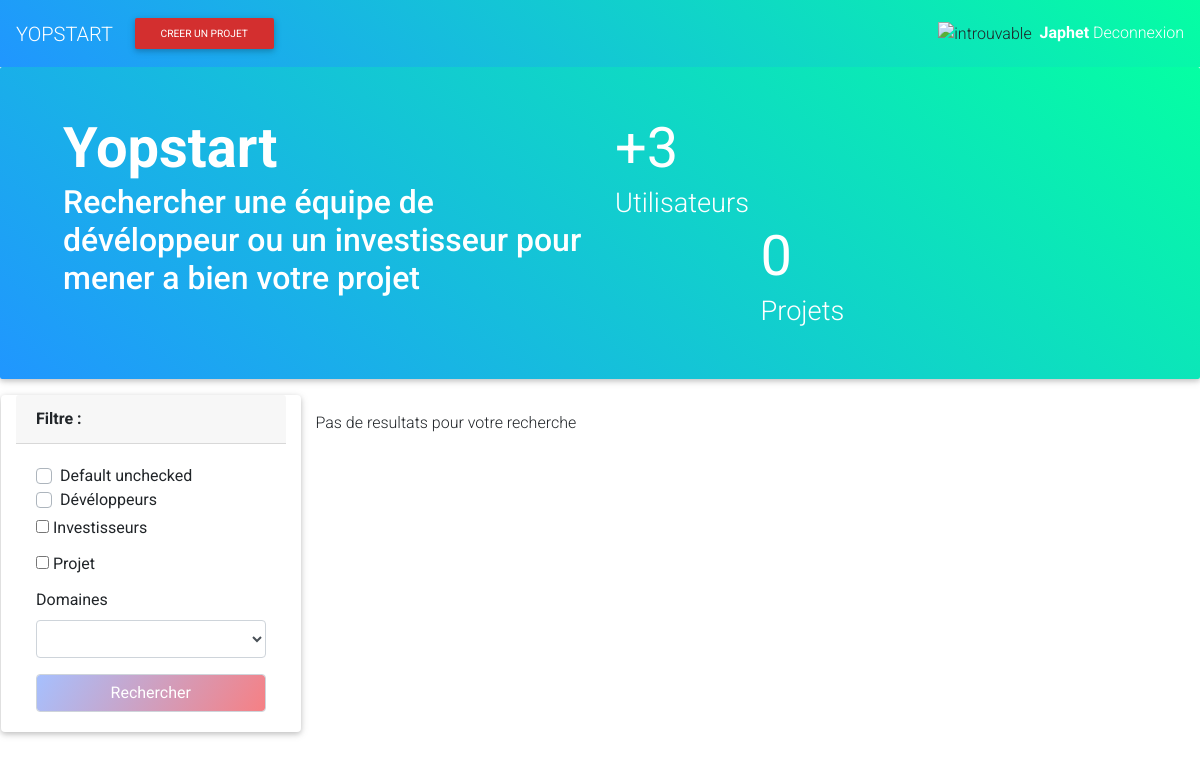
/home/ (signed in), run on an earlier commit of the app's database.
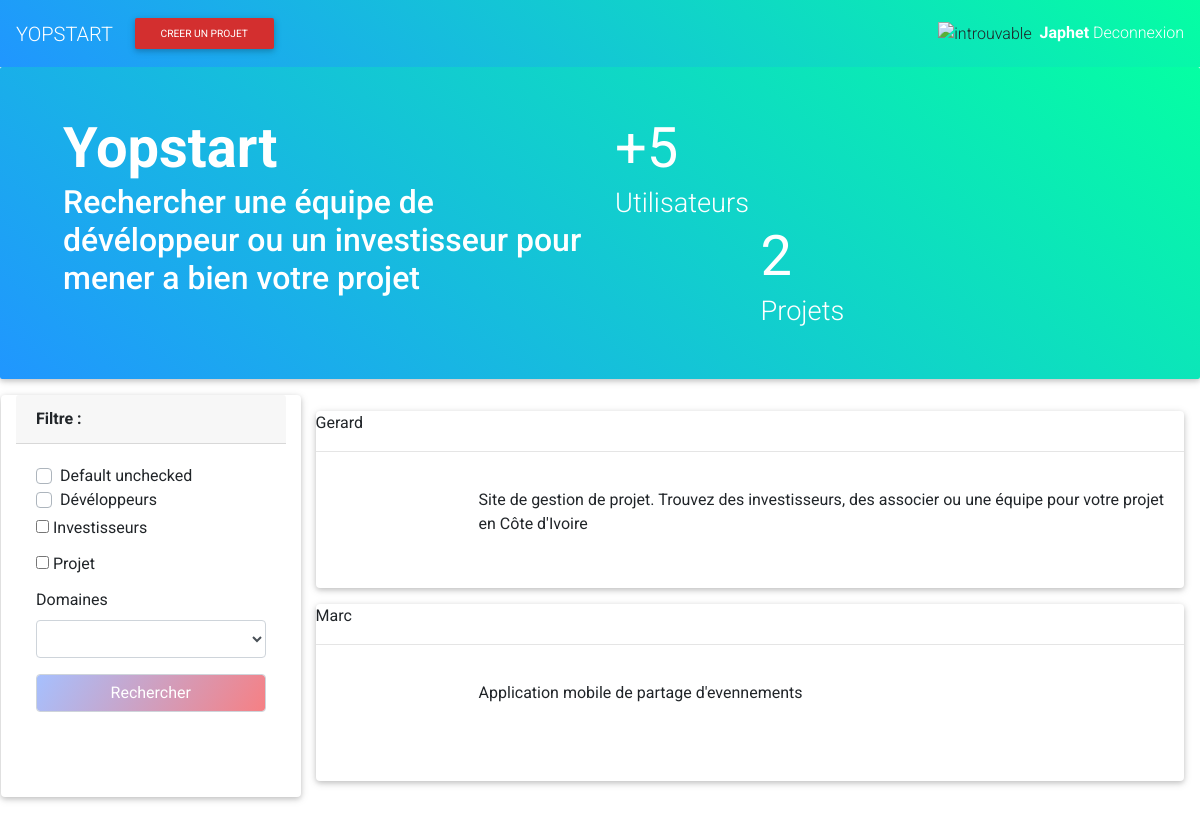
And on a later commit of the database.
### youproj/models.py (models this page shows, shortened)
class Projet(models.Model):
    etats = (
        ("0","non precisé"),
        ("1","idée"),
        ("2","rédaction de plan"),
        ("3","prototype"),
        ("4","phase de test"),
        ("4","phase de commercialisation"),
    )
    nom = models.CharField(max_length=100)
    porteurs = models.ForeignKey(Utilisateur, on_delete=models.CASCADE)
    equipe = models.ManyToManyField(Utilisateur, blank=True),
    domaine = models.ForeignKey(Domaine, on_delete=models.CASCADE)
    description = models.TextField(blank=True)
    date_debut= models.DateField(blank=True),
    avancement = models.TextField(blank=True)
    lien_depot = models.URLField( blank=True)
    phase = models.CharField(max_length=100, choices=etats, default='-')

### youself/models.py (models this page shows, shortened)
class Utilisateur(models.Model):
    relation = models.ManyToManyField('Utilisateur', blank=True)
    user = models.OneToOneField(User, on_delete=models.CASCADE, limit_choices_to={'is_superuser':False})
    date_naissance = models.DateField(blank=True, auto_now=True)
    bio = models.TextField(blank=True)
    pays = models.CharField(max_length=50, blank=True)
    competences = models.ManyToManyField(Competence,blank=True)
    domaine = models.ManyToManyField(Domaine, blank=True)
    img_url = models.ImageField(verbose_name='photo de profile', blank=True, upload_to='profile/', default='profile/default-img.png')
    def __str__(self):
        return self.user.username

### youself/views.py (the view)
# urls.py: 2. Add a URL to urlpatterns:  path('', views.home, name='home')
def home(request):
    contexte = {
        'domaine' : Domaine.objects.all(),
        'Competence' : Competence.objects.all()
    }
    devs = Utilisateur.objects.all()
    return render(request, template_name='home.html', context=contexte)

### helper/tempcontexte.py (called while the page is built)
def calla(ctxt):
    return {
        'list_domaines' : Domaine.objects.all(),
        'list_competences' : Competence.objects.all(),
        'list_utilis': Utilisateur.objects.all(),
        'list_projets': Projet.objects.all(),
    }

### templates/home.html (shortened to what this page needs)
{% extends 'index.html' %}
{% block main %}
    {% include 'layout/navbar.html' %}
    <div class="jumbotron jumbotron-fluid m-0 p-5 aqua-gradient white-text row">
        <div class=" col col-xs-12 col-md-6">
            <span class="display-4 font-weight-bold">Yopstart</span>
        <div class="right h2">
            <p class="">Rechercher une équipe de dévéloppeur ou un investisseur pour mener a bien votre projet</p>
        </div>
        </div>
        <div class="col col-xs-12 col-md-6">
            <div class="panel">
                <div class="display-4 panel-heading font-weight-bolder">+{{ list_utilis.count }}</div>
                <span class="h3-responsive panel-footer">Utilisateurs</span>
            </div>
            <div class=" col col-xs-12 col-md-6 offset-lg-3 panel">
                <div class="display-4 panel-heading font-weight-bolder">{{list_projets.count}}</div>
                <span class="h3-responsive panel-footer">Projets</span>
            </div>
        </div>
    </div>
    <div class="panel m-3">
        <div class="panel-body row grid">
            <aside class="card col-xs-12 col-sm-12 col col-md-3">
                <header class="card-header font-weight-bold">Filtre :</header>
                <form class="card-body">
<div class="custom-control custom-checkbox">
    <label class="custom-control-label" for="defaultUnchecked">Default unchecked</label>
</div>
                    <div class="mb-1 custom-control custom-checkbox">
                        <label for="dev" class="custom-control-label">Dévéloppeurs</label>
                    </div>
                    <div class="mb-1">
                    <input type="checkbox" name="invest" value="3" id="invest">
                        <label for="invest">Investisseurs</label>
                    </div>
                    <div class="mb-1">
                    <input type="checkbox" name="proj" value="4" id="proj">
                        <label for="proj">Projet</label>
                    </div>
                    <label for="dom">Domaines</label>
                    <select name="domaine" id="dom" class="select-dropdown form-control mb-3">
                        <option value=""></option>
                        {% for dom in list_domaines %}
                            <option value="{{ dom.label }}"> {{ dom.label }}</option>
                        {% endfor %}
                    </select>
                    <input type="submit" class="form-control amy-crisp-gradient white-text" value="Rechercher">
                </form>
            </aside>
            <main class="col col-xs-12 col-md-9 mt-3">
                    {% for proj in list_projets %}
                        <div class="card mb-3">
                            <div class="">
                                <span class="left">{{ proj.porteurs }}</span>
                            </div>
                            <hr class="divider">
                        <div class="card-body row">
                            <div class="col col-xs-12 col-md-2">
                                <i class="fa fa-store-alt fa-5x"></i>
                            </div>
                            <div class="col col-xs-12 col-md-10">
                                <p>{{ proj.description }}</p>
                            </div>
                        </div>
                        </div>
                        {% empty %}
                        <span>Pas de resultats pour votre recherche</span>
                    {% endfor %}
            </main>
        </div>
    </div>
{% endblock %}

### templates/index.html (shortened to what this page needs)
{% load static %}
<!DOCTYPE html>
<html lang="fr">
<head>
  <link rel="stylesheet" href="{% static 'font/css/all.css' %}">
  <link rel="stylesheet" href="{% static 'css/bootstrap.min.css'  %}">
  <link rel="stylesheet" href=" {% static 'css/mdb.min.css' %}">
  <link rel="stylesheet" href=" {% static 'css/style.css' %}">
</head>
<body>
  {% block main %}{% endblock %}
</body>
</html>

### templates/layout/navbar.html
<nav class="navbar bg-transparent shadow-none scrolling-navbar aqua-gradient">
        <a href="{% url 'home' %}" class="navbar-brand navbar-expand-lg white-text">
            YOPSTART
        </a>
        {% if request.user.is_authenticated %}
            <button class="btn btn-red btn-sm">Creer un projet</button>
    {% endif %}
        <div class="my-2 ml-auto my-lg-0">
            {% if request.user.is_authenticated %}
                <img src="{{ MEDIA_URL }}{{request.user.utilisateur.img_url}}" width="50" alt="introuvable" class="mr-1 img-circle">
                <a href="{% url 'profile' request.user.utilisateur.id %}" class="font-weight-bold white-text">{{ request.user.username |capfirst }}</a>
                <a href="{% url 'deconnexion' %}" class="white-text"> Deconnexion</a>
                {% else %}
                <div class="form-inline">
                <a href="{% url 'login' %}" class="form-control white-text bg-info mr-2">Connexion</a>
                <a href="{% url 'inscription' %}" class="form-control btn-dark-green  white-text mr-2">Inscription</a>
                </div>
            {% endif %}
        </div>
</nav>

What changed in the data, as far as the page shows it:
added Projet: porteurs "Gerard", description "Site de gestion de projet. Trouvez des investisseurs, des associer ou une équipe pour votre projet en Côte d'Ivoire"
added Projet: porteurs "Marc", description "Application mobile de partage d'evennements"
Also different on the page:
{{ list_utilis.count }}: "3" → "5"
{{ list_projets.count }}: "0" → "2"
text no longer shown: "Pas de resultats pour votre recherche"
